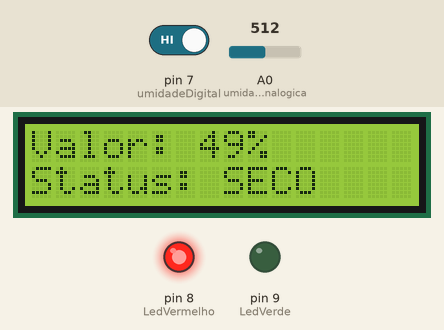
Bench run of a sketch on a simulated Arduino Uno, built with avr-gcc and run on an emulated ATmega328P. On the bench: 16×2 character LCD, output pins drawn as LEDs (lit = HIGH). Inputs (shaded band) come from the test bench; at power-on: pin 7 (umidadeDigital) HIGH, A0 (umidadeAnalogica) = 512. What the sketch prints to the serial monitor is not drawn.

Above: at 1.2 s.
1.3 s: pin 7 (umidadeDigital) driven LOW
At 2.4 s:
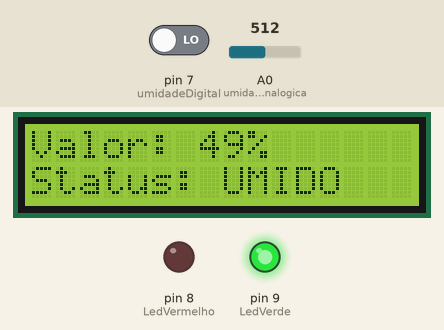
3.1 s: A0 (umidadeAnalogica) set to 716
At 4.3 s:
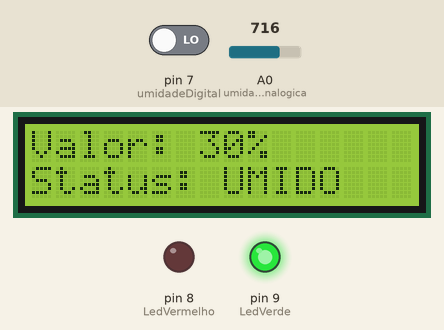
4.7 s: A0 (umidadeAnalogica) set to 900
At 6.0 s:
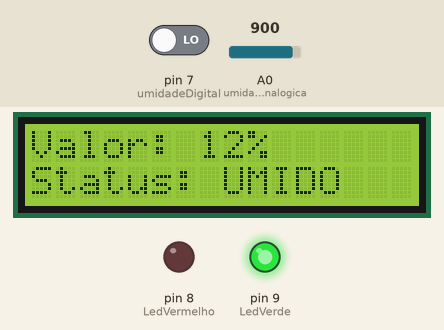
6.3 s: pin 7 (umidadeDigital) driven HIGH
At 6.8 s:
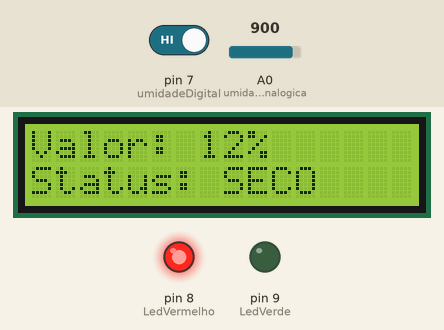
7.9 s: A0 (umidadeAnalogica) set to 1023
At 8.5 s:
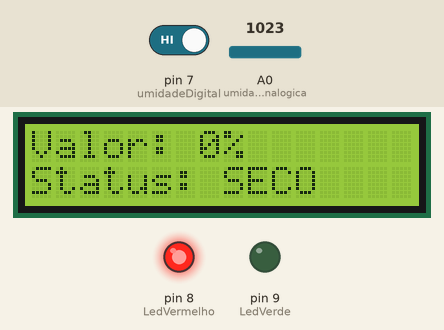
Timing chart, 0 to 10.5 s (numbered marks = the images above; inputs shaded):
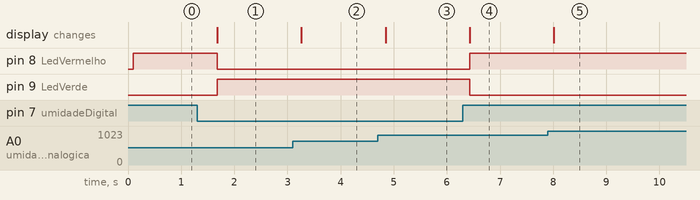

Measured:
- after the input at 1.3 s, pin 8 (LedVermelho): HIGH → LOW after 0.38 s; pin 9 (LedVerde): LOW → HIGH after 0.38 s; the display: changes after 0.38 s (image 1)
- after the input at 3.1 s, the display: changes after 0.16 s (image 2)
- after the input at 4.7 s, the display: changes after 0.15 s (image 3)
- after the input at 6.3 s, pin 8 (LedVermelho): LOW → HIGH after 0.13 s; pin 9 (LedVerde): HIGH → LOW after 0.13 s; the display: changes after 0.13 s (image 4)
- after the input at 7.9 s, the display: changes after 0.11 s (image 5)

The sketch:

SensorUmidSolo_CC2025.ino
```cpp
#include <LiquidCrystal_I2C.h>

// DEFINIÇÕES
#define endereco  0x27 // Endereços comuns: 0x27, 0x3F
#define colunas   16
#define linhas    2

#define umidadeAnalogica A0 //Atribui o pino A0 a variável umidade - leitura analógica do sensor
#define umidadeDigital 7 //Atribui o pino 7 a variável umidadeDigital - leitura digital do sensor
#define LedVermelho 8 //Atribui o pino 7 a variável LedVermelho
#define LedVerde 9 //Atribui o pino 6 a variável LedVerde

int valorumidade; //Declaração da variável que armazenará o valor da umidade lida - saída analogica
int valorumidadeDigital; //Declaração da variável que armazenara a saída digital do sensor de umidade do solo
int percentualUmidade;

// INSTANCIANDO OBJETOS
LiquidCrystal_I2C lcd(endereco, colunas, linhas);

void setup() {
  Serial.begin(9600); //Incia a comunicação serial
  pinMode(umidadeAnalogica, INPUT); //Define umidadeAnalogica como entrada
  pinMode(umidadeDigital, INPUT); //Define umidadeDigital como entrada
  pinMode(LedVermelho, OUTPUT); //Define LedVermelho como saída
  pinMode(LedVerde, OUTPUT); //Define LedVerde como saída

  lcd.init();      // INICIA A COMUNICAÇÃO COM O DISPLAY
  lcd.backlight(); // LIGA A ILUMINAÇÃO DO DISPLAY
  lcd.clear();     // LIMPA O DISPLAY
}

void loop() {
  valorumidade = analogRead(umidadeAnalogica); //Realiza a leitura analógica do sensor e armazena em valorumidade
  percentualUmidade = map(valorumidade, 1023, 0, 0, 100); //Transforma os valores analógicos em uma escala de 0 a 100
  Serial.print("Umidade encontrada: "); //Imprime mensagem
  Serial.print(percentualUmidade); //Imprime no monitor serial o valor de umidade em porcentagem
  Serial.println(" % " );

  lcd.clear();
  lcd.setCursor(0,0);
  lcd.print("Valor: ");
  lcd.print(percentualUmidade);
  lcd.println("%");

  valorumidadeDigital = digitalRead(umidadeDigital); //Realiza a leitura digital do sensor e armazena em valorumidadeDigital
  if (valorumidadeDigital == 0) { //Se esse valor for igual a 0, será mostrado no monitor serial que o solo está úmido e o led verde se acende
    lcd.setCursor(0,1);
    lcd.print("Status: UMIDO");
    digitalWrite(LedVermelho, LOW);
    digitalWrite(LedVerde, HIGH);
  }
  else { // se esse valor for igual a 1, será mostrado no monitor serial que o solo está seco e o led vermelho se acende
    lcd.setCursor(0,1);
    lcd.print("Status: SECO");
    digitalWrite(LedVermelho, HIGH);
    digitalWrite(LedVerde, LOW);
  }
  delay(500); //Atraso de 500ms
}
```
